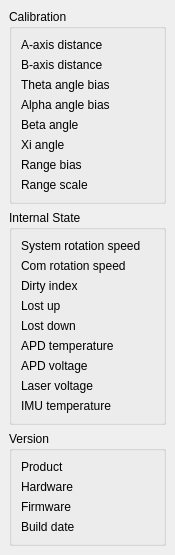
<?xml version="1.0" encoding="UTF-8"?>
<ui version="4.0">
 <class>DiagnosticsDock</class>
 <widget class="QDockWidget" name="DiagnosticsDock">
  <property name="geometry">
   <rect>
    <x>0</x>
    <y>0</y>
    <width>146</width>
    <height>447</height>
   </rect>
  </property>
  <property name="windowTitle">
   <string>L2 Diagnostics</string>
  </property>
  <widget class="QWidget" name="dockContents">
   <layout class="QVBoxLayout" name="mainLayout">
    <item>
     <widget class="QGroupBox" name="grpCalibration">
      <property name="title">
       <string>Calibration</string>
      </property>
      <layout class="QFormLayout" name="calibLayout">
       <item row="0" column="0">
        <widget class="QLabel" name="lblAaxisText">
         <property name="text">
          <string>A-axis distance</string>
         </property>
        </widget>
       </item>
       <item row="0" column="1">
        <widget class="QLabel" name="lblAaxisValue"/>
       </item>
       <item row="1" column="0">
        <widget class="QLabel" name="lblBaxisText">
         <property name="text">
          <string>B-axis distance</string>
         </property>
        </widget>
       </item>
       <item row="1" column="1">
        <widget class="QLabel" name="lblBaxisValue"/>
       </item>
       <item row="2" column="0">
        <widget class="QLabel" name="lblThetaBiasText">
         <property name="text">
          <string>Theta angle bias</string>
         </property>
        </widget>
       </item>
       <item row="2" column="1">
        <widget class="QLabel" name="lblThetaBiasValue"/>
       </item>
       <item row="3" column="0">
        <widget class="QLabel" name="lblAlphaBiasText">
         <property name="text">
          <string>Alpha angle bias</string>
         </property>
        </widget>
       </item>
       <item row="3" column="1">
        <widget class="QLabel" name="lblAlphaBiasValue"/>
       </item>
       <item row="4" column="0">
        <widget class="QLabel" name="lblBetaAngleText">
         <property name="text">
          <string>Beta angle</string>
         </property>
        </widget>
       </item>
       <item row="4" column="1">
        <widget class="QLabel" name="lblBetaAngleValue"/>
       </item>
       <item row="5" column="0">
        <widget class="QLabel" name="lblXiAngleText">
         <property name="text">
          <string>Xi angle</string>
         </property>
        </widget>
       </item>
       <item row="5" column="1">
        <widget class="QLabel" name="lblXiAngleValue"/>
       </item>
       <item row="6" column="0">
        <widget class="QLabel" name="lblRangeBiasText">
         <property name="text">
          <string>Range bias</string>
         </property>
        </widget>
       </item>
       <item row="6" column="1">
        <widget class="QLabel" name="lblRangeBiasValue"/>
       </item>
       <item row="7" column="0">
        <widget class="QLabel" name="lblRangeScaleText">
         <property name="text">
          <string>Range scale</string>
         </property>
        </widget>
       </item>
       <item row="7" column="1">
        <widget class="QLabel" name="lblRangeScaleValue"/>
       </item>
      </layout>
     </widget>
    </item>
    <item>
     <widget class="QGroupBox" name="grpInternalState">
      <property name="title">
       <string>Internal State</string>
      </property>
      <layout class="QFormLayout" name="stateLayout">
       <item row="0" column="0">
        <widget class="QLabel" name="lblSysSpeedText">
         <property name="text">
          <string>System rotation speed</string>
         </property>
        </widget>
       </item>
       <item row="0" column="1">
        <widget class="QLabel" name="lblSysSpeedValue"/>
       </item>
       <item row="1" column="0">
        <widget class="QLabel" name="lblComSpeedText">
         <property name="text">
          <string>Com rotation speed</string>
         </property>
        </widget>
       </item>
       <item row="1" column="1">
        <widget class="QLabel" name="lblComSpeedValue"/>
       </item>
       <item row="2" column="0">
        <widget class="QLabel" name="lblDirtyText">
         <property name="text">
          <string>Dirty index</string>
         </property>
        </widget>
       </item>
       <item row="2" column="1">
        <widget class="QLabel" name="lblDirtyValue"/>
       </item>
       <item row="3" column="0">
        <widget class="QLabel" name="lblLostUpText">
         <property name="text">
          <string>Lost up</string>
         </property>
        </widget>
       </item>
       <item row="3" column="1">
        <widget class="QLabel" name="lblLostUpValue"/>
       </item>
       <item row="4" column="0">
        <widget class="QLabel" name="lblLostDownText">
         <property name="text">
          <string>Lost down</string>
         </property>
        </widget>
       </item>
       <item row="4" column="1">
        <widget class="QLabel" name="lblLostDownValue"/>
       </item>
       <item row="5" column="0">
        <widget class="QLabel" name="lblApdTempText">
         <property name="text">
          <string>APD temperature</string>
         </property>
        </widget>
       </item>
       <item row="5" column="1">
        <widget class="QLabel" name="lblApdTempValue"/>
       </item>
       <item row="6" column="0">
        <widget class="QLabel" name="lblApdVoltageText">
         <property name="text">
          <string>APD voltage</string>
         </property>
        </widget>
       </item>
       <item row="6" column="1">
        <widget class="QLabel" name="lblApdVoltageValue"/>
       </item>
       <item row="7" column="0">
        <widget class="QLabel" name="lblLaserVoltageText">
         <property name="text">
          <string>Laser voltage</string>
         </property>
        </widget>
       </item>
       <item row="7" column="1">
        <widget class="QLabel" name="lblLaserVoltageValue"/>
       </item>
       <item row="8" column="0">
        <widget class="QLabel" name="lblImuTempText">
         <property name="text">
          <string>IMU temperature</string>
         </property>
        </widget>
       </item>
       <item row="8" column="1">
        <widget class="QLabel" name="lblImuTempValue"/>
       </item>
      </layout>
     </widget>
    </item>
    <item>
     <widget class="QGroupBox" name="grpVersion">
      <property name="title">
       <string>Version</string>
      </property>
      <layout class="QFormLayout" name="versionLayout">
       <item row="0" column="0">
        <widget class="QLabel" name="lblProductText">
         <property name="text">
          <string>Product</string>
         </property>
        </widget>
       </item>
       <item row="0" column="1">
        <widget class="QLabel" name="lblProductValue"/>
       </item>
       <item row="1" column="0">
        <widget class="QLabel" name="lblHardwareText">
         <property name="text">
          <string>Hardware</string>
         </property>
        </widget>
       </item>
       <item row="1" column="1">
        <widget class="QLabel" name="lblHardwareValue"/>
       </item>
       <item row="2" column="0">
        <widget class="QLabel" name="lblFirmwareText">
         <property name="text">
          <string>Firmware</string>
         </property>
        </widget>
       </item>
       <item row="2" column="1">
        <widget class="QLabel" name="lblFirmwareValue"/>
       </item>
       <item row="3" column="0">
        <widget class="QLabel" name="lblDateText">
         <property name="text">
          <string>Build date</string>
         </property>
        </widget>
       </item>
       <item row="3" column="1">
        <widget class="QLabel" name="lblDateValue"/>
       </item>
      </layout>
     </widget>
    </item>
    <item>
     <spacer name="verticalSpacer">
      <property name="orientation">
       <enum>Qt::Orientation::Vertical</enum>
      </property>
      <property name="sizeHint" stdset="0">
       <size>
        <width>20</width>
        <height>40</height>
       </size>
      </property>
     </spacer>
    </item>
   </layout>
  </widget>
 </widget>
 <resources/>
 <connections/>
</ui>
